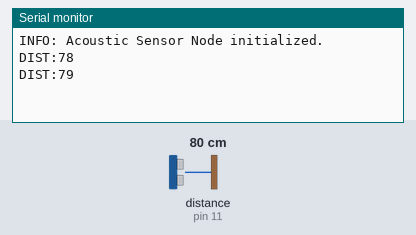
Recording of a program running on a simulated Arduino Uno, built with avr-gcc and run on an emulated ATmega328P. Parts: the last lines printed to the serial monitor. Wiring (inferred from the names in the program): ultrasonic range finder: trigger pin 12; echo pin 11. Inputs (shaded band) come from the test bench; at power-on: distance to the obstacle (sensor on pin 11) 80 cm. The echo pulse lasts 58.3 µs per cm.

Above: at 6.8 s.
6.9 s: distance to the obstacle (sensor on pin 11) set to 33 cm
At 10.3 s:
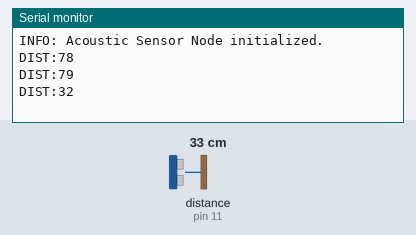
11.3 s: distance to the obstacle (sensor on pin 11) set to 29 cm
At 12.9 s:
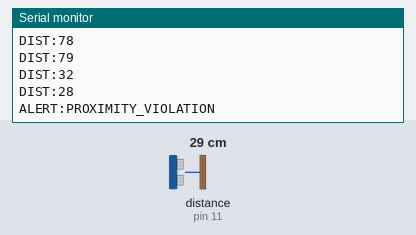
Timing chart, 0 to 14.4 s (numbered marks = the images above; inputs shaded):
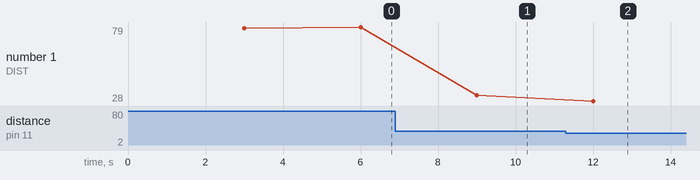

The program:

main.cpp
```cpp
// Uno reads the ultrasound sensor and sends the readings as strings by TX and RX to LLC
// Author: Dmytro Maslov, Porto, Portugal
// Hardware: Arduino Uno R3, HC-SR04, tsx0108e between Uno and Esp32
#include <Arduino.h>

/* Sensor Node Hardware Configuration */
const int trigPin = 12;
const int echoPin = 11;

// Timing constants for the 3-second sampling interval
unsigned long previousMillis = 0;
const long interval = 3000;

/**
 * The hardware and communication interfaces are initialized.
 */
void setup() {
    // The UART interface is initialized at 9600 baud for the LLC link
    Serial.begin(9600);

    // The ultrasonic sensor pins are configured
    pinMode(trigPin, OUTPUT);
    pinMode(echoPin, INPUT);

    Serial.println("INFO: Acoustic Sensor Node initialized.");
}

/**
 * The main execution loop.
 * A non-blocking timer is utilized to trigger measurements every 3 seconds.
 */
void loop() {
    unsigned long currentMillis = millis();

    // The measurement is triggered only when the 3-second interval has elapsed
    if (currentMillis - previousMillis >= interval) {
        previousMillis = currentMillis;

        // A 10-microsecond pulse is emitted to the ultrasonic trigger pin
        digitalWrite(trigPin, LOW);
        delayMicroseconds(2);
        digitalWrite(trigPin, HIGH);
        delayMicroseconds(10);
        digitalWrite(trigPin, LOW);

        // The duration of the echo return is measured
        long duration = pulseIn(echoPin, HIGH);

        // The duration is converted to distance in centimeters
        int distance = duration * 0.034 / 2;

        // The telemetry is formatted and transmitted via UART
        // Format: DIST:X\n allows for easy parsing by the Gateway
        Serial.print("DIST:");
        Serial.println(distance);

        // A secondary alert is triggered if the object is in close proximity, less than 30 cm
        if (distance > 0 && distance < 30) {
            Serial.println("ALERT:PROXIMITY_VIOLATION");
        }
    }
}
```

Measured:
- the behaviour switches between 31 and 30 cm on distance to the obstacle (sensor on pin 11) (found by bisection; images 1 and 2)
- after the input at 6.9 s, the serial monitor: prints a new line after 2.1 s (image 1)
- after the input at 11.3 s, the serial monitor: prints a new line after 0.70 s (image 2)
- plotted number 1: 79 → 32 after the input at 6.9 s, 32 → 28 after the input at 11.3 s
